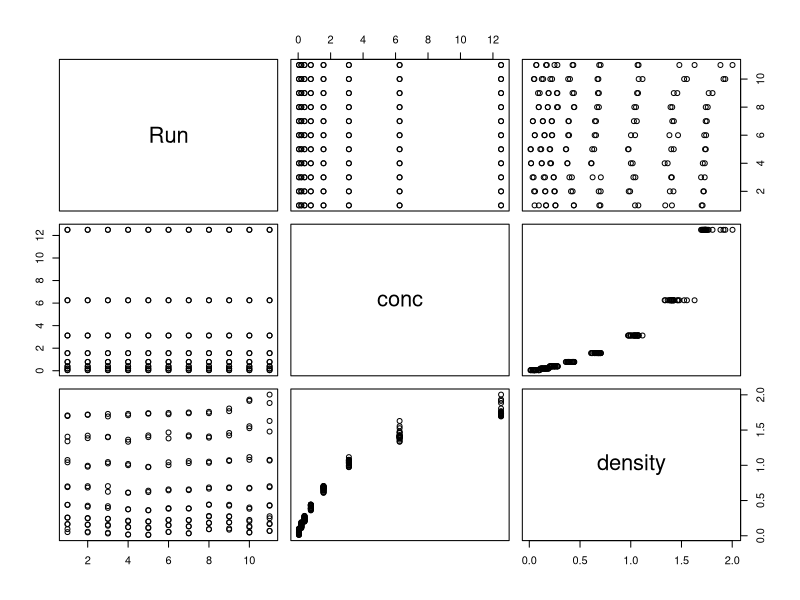
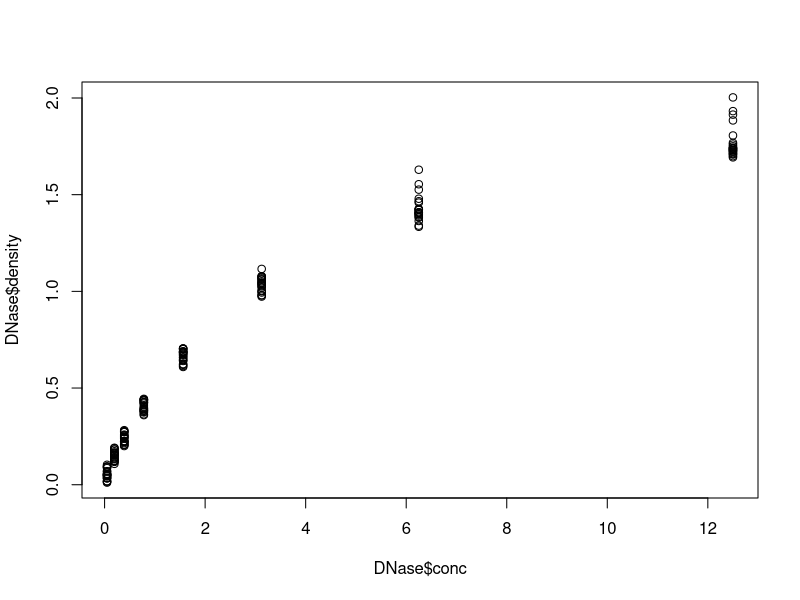
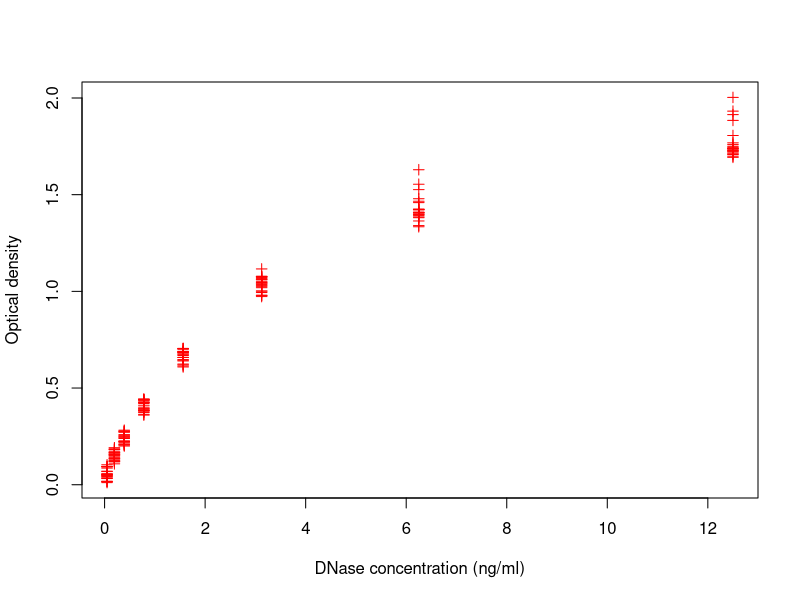
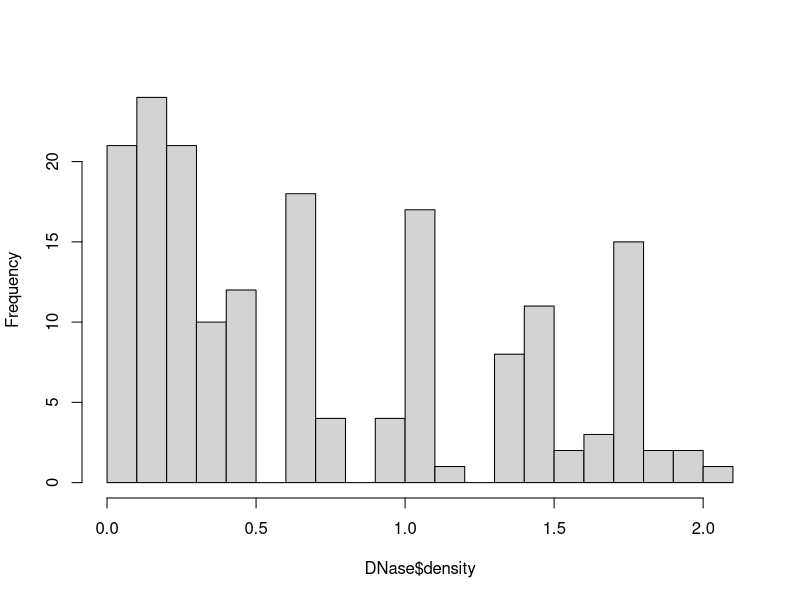
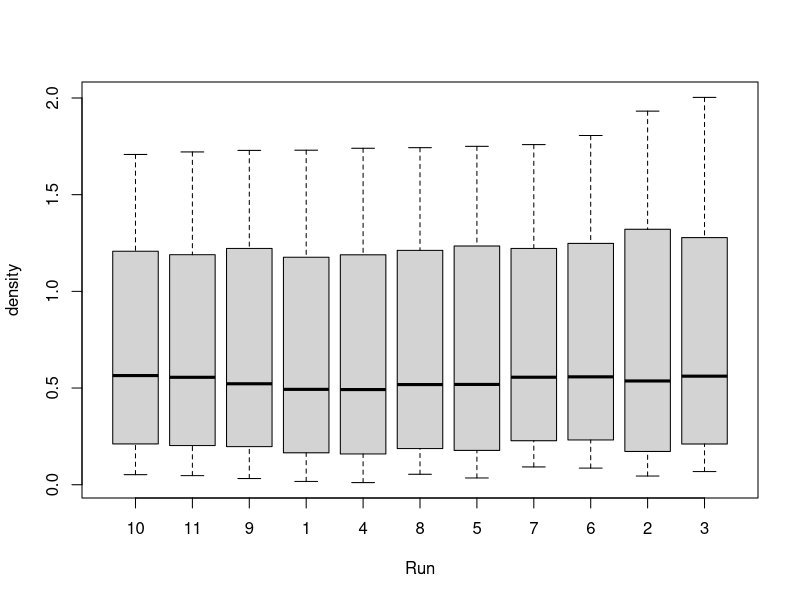
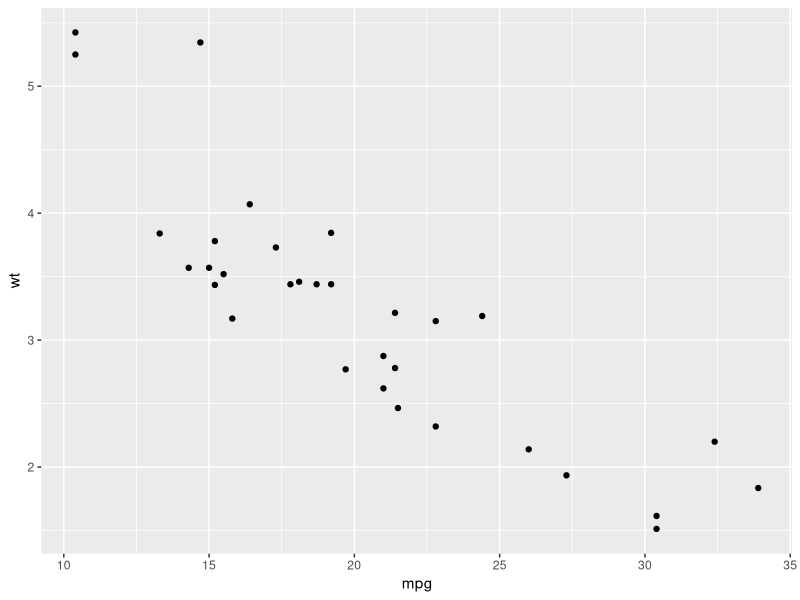
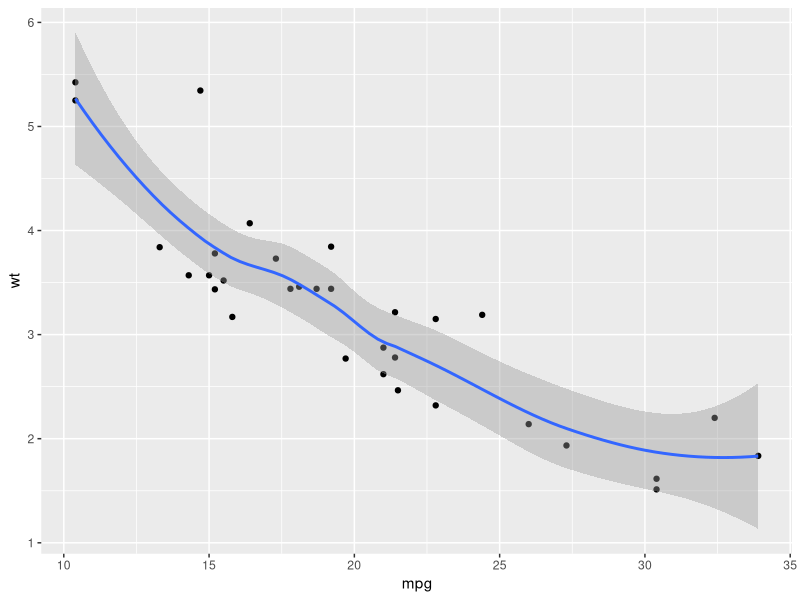
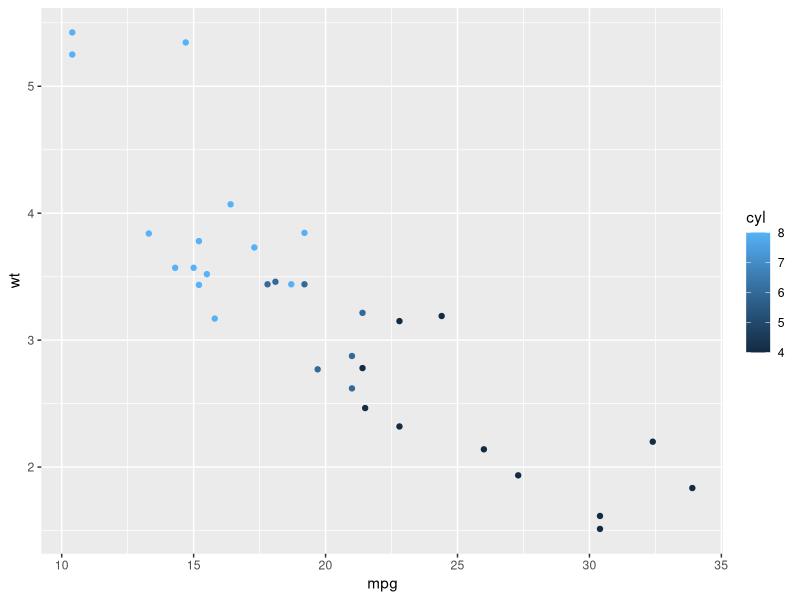

Write the R code that produced these figures, in order.
# File:   VisualisingData.R
# Course: Introduction to use of R in Data Analysis (with RStudio)

# BASE R PLOTTING ################################################

# Load data

library(datasets)  # Load built-in datasets

# SUMMARIZE DATA ###########################################

head(DNase)         # Show the first six lines of DNase data
summary(DNase)      # Summary statistics for DNase data
plot(DNase)         # Scatterplot matrix for DNase data

# Basic plot

plot(DNase$conc, DNase$density)

# Customized basic plot

plot(DNase$conc, DNase$density,
     ylab = attr(DNase, "labels")$y,
     xlab = paste(attr(DNase, "labels")$x, attr(DNase, "units")$x),
     pch = 3,
     col = "red")

# Histograms & boxplots 

hist(DNase$density, breaks=25, main = "")

boxplot(density ~ Run, data = DNase)


# VISUALIZATION IN GGPLOT2 #################################################
# Install and load ggplot2 package

# Installation
install.packages("ggplot2")

# Loading
library(ggplot2)

library("ggplot2")
gg = ggplot(DNase, aes(x = conc, y = density)) + geom_point()

# Saving figures #################################################

ggsave("DNAse-histogram-demo.png", plot = gg)

# Print the plot to a pdf file
pdf("DNAse-histogram-demo.pdf")
myplot <- ggplot(DNase, aes(x = conc, y = density)) + geom_point()
dev.off()

# Data format and preparation 

# Load the data
data(mtcars)
df <- mtcars[, c("mpg", "cyl", "wt")]

# Convert cyl to a factor variable
df$cyl <- as.factor(df$cyl)

# Print a sample of the data
head(df)

# Scatter plots

# Load data
data(mtcars)

# Basic scatter plot
qplot(x = mpg, y = wt, data = mtcars, geom = "point")

# Scatter plot with smoothed line
qplot(mpg, wt, data = mtcars,
      geom = c("point", "smooth"))

# Change the color by a continuous numeric variable
qplot(mpg, wt, data = mtcars, color = cyl)


# DATA FORMAT #################################################

data("ToothGrowth")
ToothGrowth$dose <- as.factor(ToothGrowth$dose) 
head(ToothGrowth)

# PLOT TYPES #################################################

mydata <- ggplot(ToothGrowth, aes(x = dose, y = len)) 
mydata + geom_boxplot() 
mydata + geom_violin() 
mydata + geom_jitter() 

## Basic box plots

# Box plot
mydata + geom_boxplot()

# Rotate the box plot
mydata + geom_boxplot() + coord_flip() # Notched box plot
mydata + geom_boxplot(notch = TRUE)

# Box plot with mean points
mydata + geom_boxplot() +
  stat_summary(fun.y = mean, geom = "point",
               shape = 18, size = 4, color = "red")

# Use single colors
mydata + geom_boxplot(color = "black", fill = "steelblue") 

# Change outline colors by dose (groups)
mydata + geom_boxplot(aes(color = dose))

# Change fill color by dose (groups)
mydata + geom_boxplot(aes(fill = dose))

## Change manually outline colors
  
# Use custom color palettes
mydata2 <- mydata + geom_boxplot(aes(color = dose)) + theme_minimal()
mydata2 + scale_color_manual(values=c("#999999", "#E69F00", "#56B4E9"))

# Use brewer color palettes
mydata2 + scale_color_brewer(palette="Dark2")

# Use grey scale
mydata2 + scale_color_grey()

## Basic box  with mutiple group

# Change box plot colors by groups
mydata + geom_boxplot(aes(fill = supp)) 

# Change the position
mydata + geom_boxplot(aes(fill = supp), position = position_dodge(1))

# Change fill colors
mydata + geom_boxplot(aes(fill = supp), position = position_dodge(1)) + 
  scale_fill_manual(values=c("#999999", "#E69F00"))

# Basic violin plots

# Basic box plot
mydata + geom_violin()

# Rotate the violin plot
mydata + geom_violin() + coord_flip()

# Set trim argument to FALSE
mydata + geom_violin(trim = FALSE, fill = "steelblue")


## Bar plots
df <- data.frame(dose=c("D0.5", "D1", "D2"), # create a dataframe
                 len=c(4.2, 10, 29.5))

# head(df)
df2 <- data.frame(supp=rep(c("VC", "OJ"), each=3), 
                  dose=rep(c("D0.5", "D1", "D2"),2), 
                  len=c(6.8, 15, 33, 4.2, 10, 29.5))

# head(df2)

f <- ggplot(df, aes(x = dose, y = len))

# Basic bar plot
f + geom_bar(stat = "identity")

# Change fill color and add labels at the top (vjust = -0.3)
f + geom_bar(stat = "identity", fill = "steelblue")+ geom_text(aes(label = len),
     vjust = -0.3, size = 3.5)+ theme_minimal()

# Label inside bars, vjust = 1.6
f + geom_bar(stat="identity", fill="steelblue")+ geom_text(aes(label=len), 
      vjust=1.6, color="white", size=3.5)+ theme_minimal()


# CLEAN UP #################################################

# Clear packages
detach("package:datasets", unload = TRUE)  # For base

# Clear plots
dev.off()  # But only if there IS a plot

# Clear console

